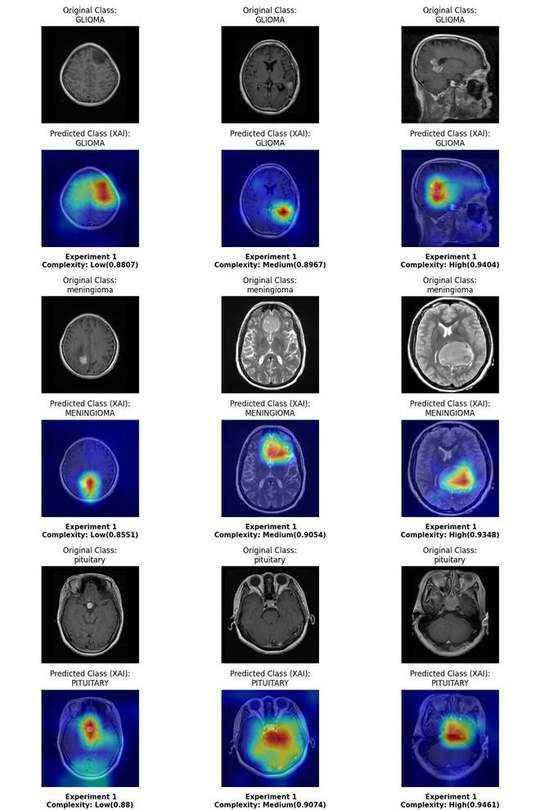
#> input picture assets/gradcam_examples.jpg, 540 x 810 px
$ python image_complexity.py --image ../assets/gradcam_examples.jpg
#> lines starting #> are read from the running program, lines starting #| are printed output that depends on the picture
"""Image complexity score based on persistent entropy (topological data analysis).

Patches are extracted from the grayscale image, a Vietoris-Rips persistence diagram is
computed on a random sample of patches, and its normalised persistent entropy is used as
the complexity score. In this project, scores were used to split test images into
low / medium / high complexity groups.

Usage:
    python src/image_complexity.py --image path/to/mri.jpg
"""
import argparse

import numpy as np
from gtda.diagrams import PersistenceEntropy
from gtda.homology import VietorisRipsPersistence
from PIL import Image
from sklearn.feature_extraction.image import extract_patches_2d


def extract_patches(img, kernel_size, stride, padding):
    if img.ndim < 3:
        img = np.expand_dims(img, axis=-1)
    img_padded = np.pad(img, [(padding, padding), (padding, padding), (0, 0)], mode="constant")
    patches = extract_patches_2d(img_padded, (kernel_size, kernel_size))
    patches = patches[::stride]
    return patches.reshape(patches.shape[0], -1)


def persistent_entropy(patches, n_samples=100, seed=0):
    rng = np.random.default_rng(seed)
    sample = patches[rng.permutation(len(patches))[:n_samples]]

    diagrams = VietorisRipsPersistence().fit_transform([sample])
    n_distinct = np.sum([pt[-1] == 0 for pt in diagrams[0]])
    norm = np.log2(min(n_distinct, len(sample))) + 1e-5

    pe = PersistenceEntropy(normalize=False, nan_fill_value=norm)
    return float(pe.fit_transform(diagrams)[0, 0] / norm)


def image_complexity(image_path, kernel_size=16, stride=2, padding=4, n_samples=200):
    img = np.array(Image.open(image_path).convert("L"))
    patches = extract_patches(img, kernel_size, stride, padding)
    return persistent_entropy(patches, n_samples)


def main():
    parser = argparse.ArgumentParser(description=__doc__)
    parser.add_argument("--image", required=True)
    parser.add_argument("--kernel-size", type=int, default=16)
    parser.add_argument("--stride", type=int, default=2)
    parser.add_argument("--n-samples", type=int, default=200)
    args = parser.parse_args()

    score = image_complexity(args.image, args.kernel_size, args.stride, n_samples=args.n_samples)
#> in image_complexity, `img = np.array(Image.open(image_path).convert("L"))`:
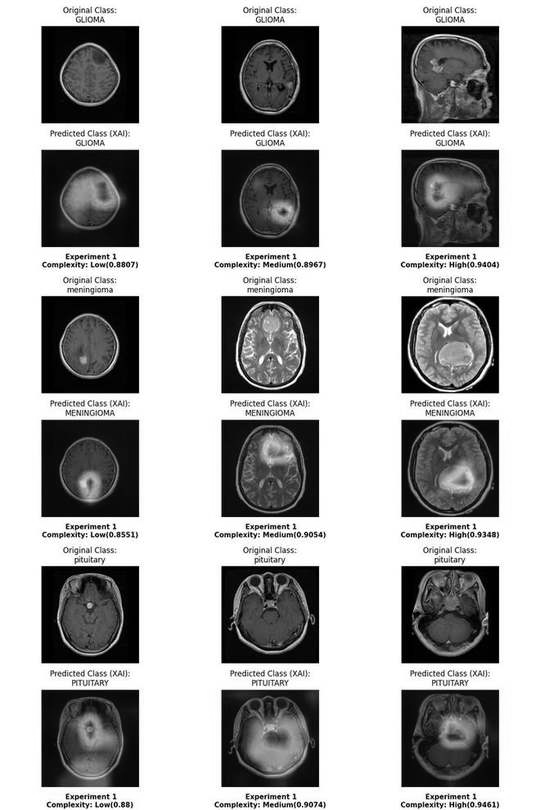
#> img: shape (810, 540); min 0, max 255, mean 169.6
#> in extract_patches, `img_padded = np.pad(img, [(padding, padding), (padding, padding), (0, ..`:
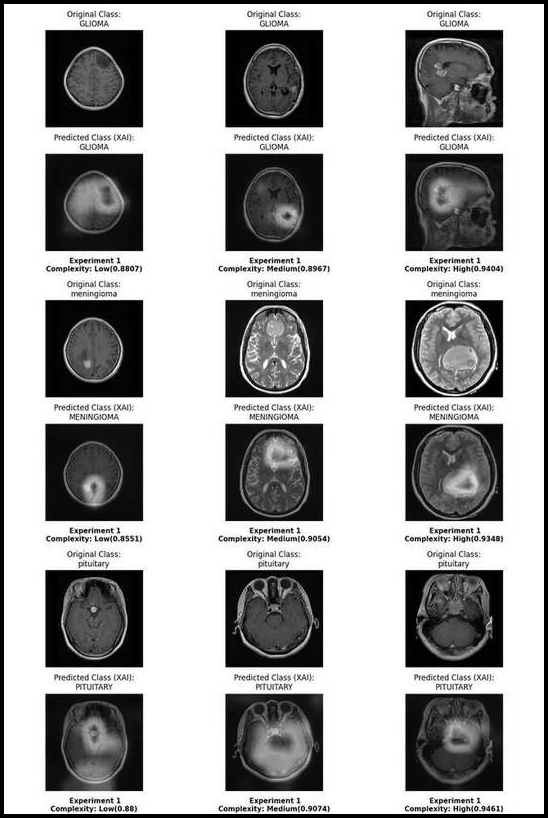
#> img_padded: shape (818, 548, 1); min 0, max 255, mean 165.5
#> in persistent_entropy, `sample = patches[rng.permutation(len(patches))[:n_samples]]`:
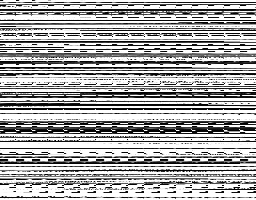
#> sample: shape (200, 256); min 0, max 255, mean 168.4
    print(f"Complexity (persistent entropy): {score:.4f}")


if __name__ == "__main__":
    main()
#> (the call stopped at in persistent_entropy, `diagrams = VietorisRipsPersistence().fit_transform([sample])`: gtda is not available in this run)
